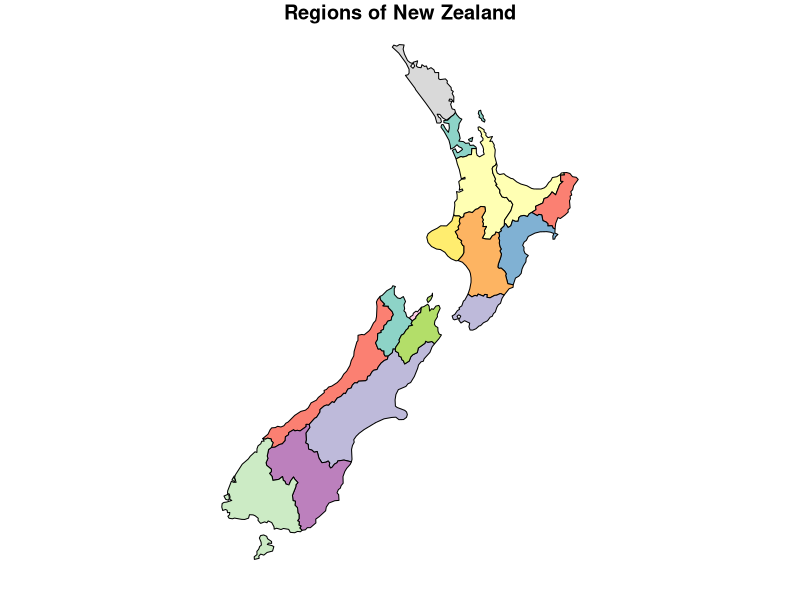
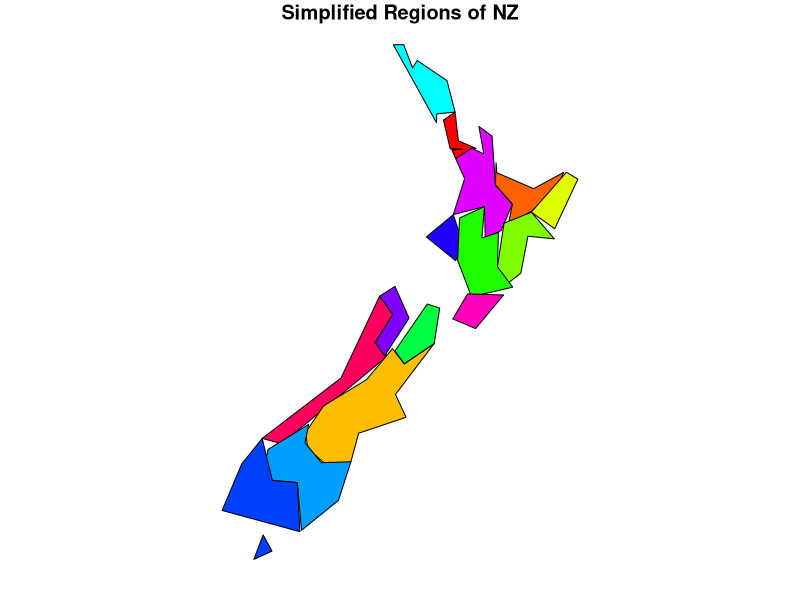
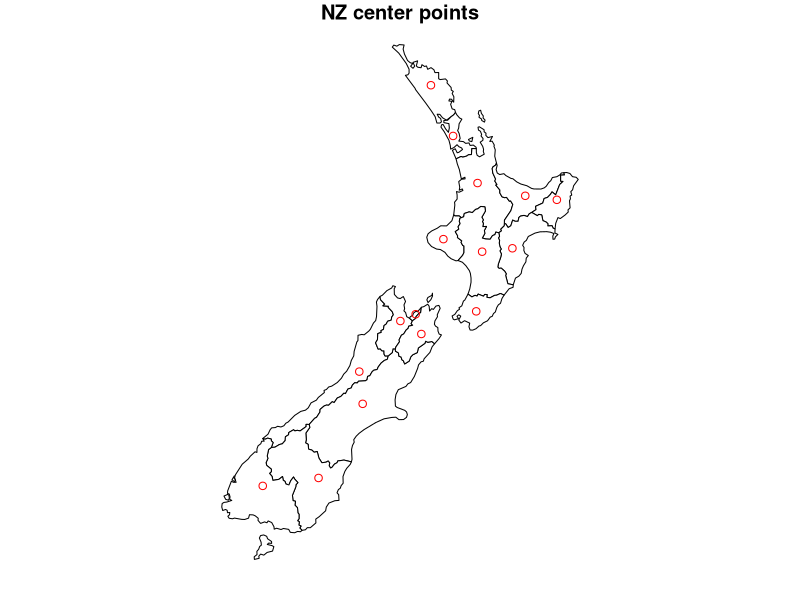
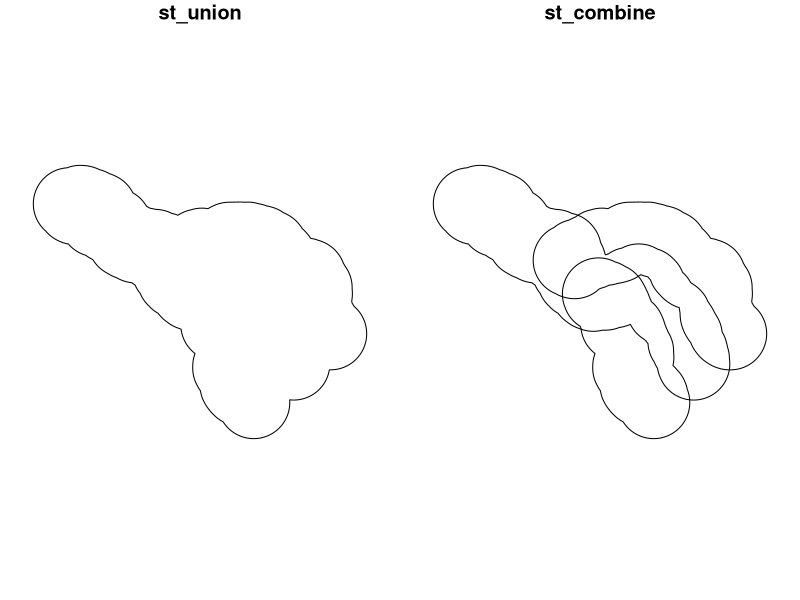
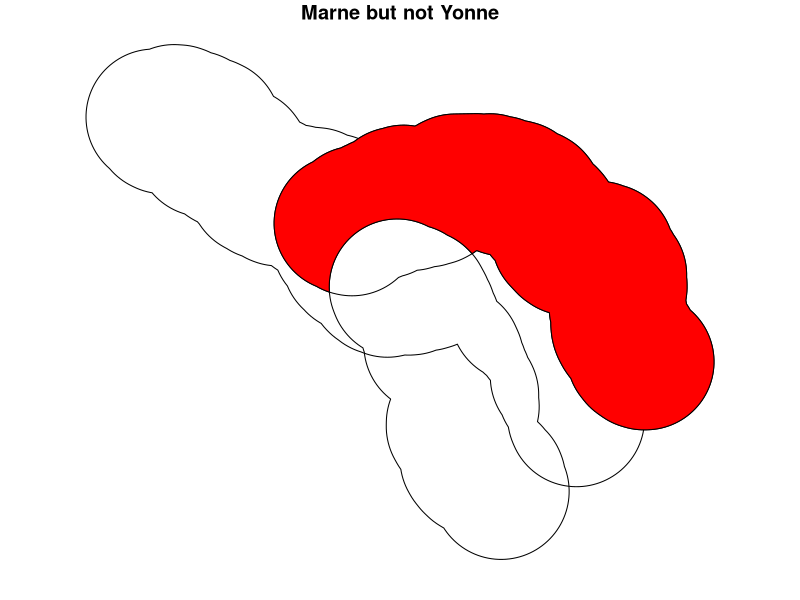
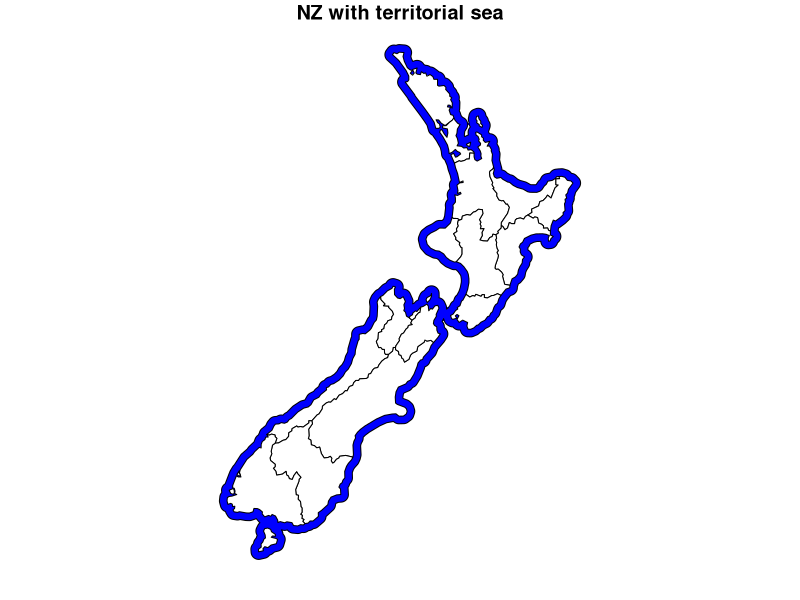

Generate these figures, in order, with R:
## ---- chunk 1
################
# 2a Solutions #
################

library(spData); library(sf)

# Exercise A

nz
plot(nz["Name"], main="Regions of New Zealand",  key.pos=NULL)
st_crs(nz)$units_gdal
nz_simp = st_simplify(nz, dTolerance = 20000) 
object.size(nz)
plot(nz_simp["Name"], main="Simplified Regions of NZ", pal=rainbow(16), key.pos=NULL)

# Exercise B
nz_pos = st_point_on_surface(nz)
plot(nz["Name"], main="NZ center points", reset=F, col="white")
plot(nz_pos["geom"], add=T, col="red")

# Exercise C

# 1
seine_buff = st_buffer(seine, dist = 50000) # 50km buffer
x = seine_buff[1,]
y = seine_buff[2,]
z = seine_buff[3,]
# use: st_intersect()

# 2
par(mfrow=c(1,2))
seine_union = st_union(seine_buff)
plot(seine_union, main="st_union")

# 3
seine_combine = st_combine(seine_buff)
plot(seine_combine, main="st_combine")
# st_combine combines geometries without resolving borders whereas st_union resolves all borders to give a single polygon.
par(mfrow=c(1,1))
class(seine_union);  class(seine_combine)

# 4
XnotZ = st_difference(x,z)
plot(seine_combine, main="Marne but not Yonne", reset=F)
plot(XnotZ["name"], col="red", add=T)

# Exercise D
nz_union = st_union(nz) # can you explain why this step is important? 
# It will resolve the internal borders
nz_buff = st_buffer(nz_union, dist=22000)
plot(nz_buff,col="blue", main="NZ with territorial sea", reset=F)
plot(nz["Name"], col="white", add=T)
